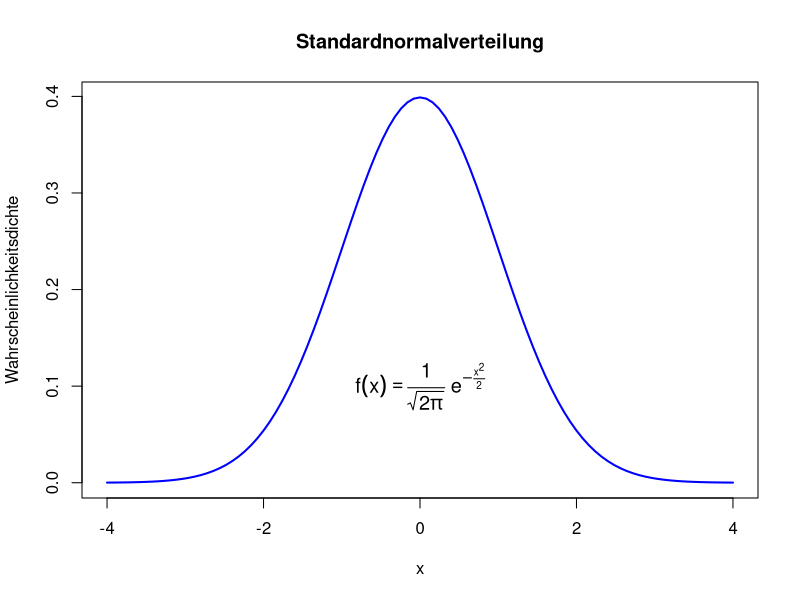

Recreate this plot in R.
# draw standard normal and equation
curve(dnorm(x), from = -4, to = 4, col="blue", ylab = "Wahrscheinlichkeitsdichte", main="Standardnormalverteilung", lwd=2)
text(0, 0.1, expression(f(x) == paste(frac(1, sqrt(2 * pi)),
                                       " ", e^{
                                         -frac(x^2, 2)
                                       })), cex = 1.2)
